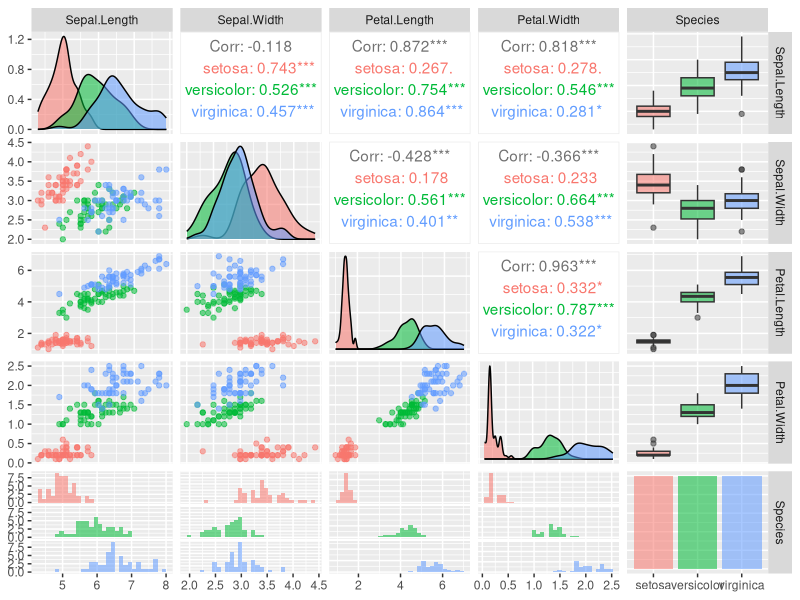
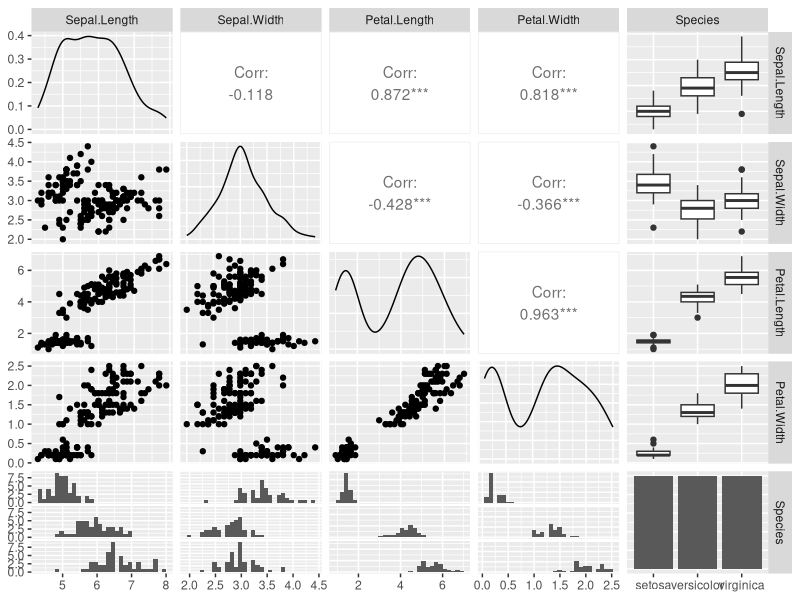

Reproduce these figures in R, in order.
# Multivariate exploration and visualisation
# Daniel Meloncelli - 2023

# Load the libraries
library(magrittr) #pipe operator
library(purrr) #map() function 
library(GGally) #ggpairs

# Load the data
data(iris)

# Summary of the dataset
summary(iris)

# Univariate summaries for each variable.
colMeans(iris[,-5]) #Column means
apply(iris[-5], 2, sd) #Column standard deviations
apply(iris[-5], 2, quantile, 0.95) #Column 95th percentiles

# Multivariate summary
cov(iris[,-5]) #Variance-covariance matrix
cor(iris[,-5]) #Correlation matrix

# Multivariate summaries applied to subgroups
iris %>% # Start with dataset iris
  split(iris$Species) %>% # Split it according to its species column
  map(~.[-5]) %>% # For each species, throw away the last column (Species)
  map(cov)

# Visualisation
ggpairs(iris, aes(colour=Species, alpha = 0.7))
ggpairs(iris)

sessionInfo()
